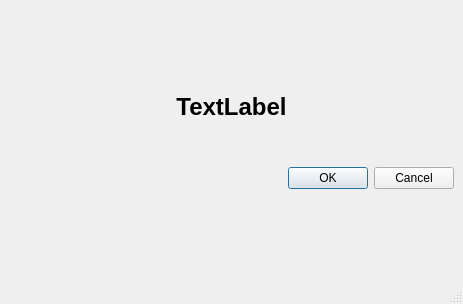
<?xml version="1.0" encoding="UTF-8"?>
<ui version="4.0">
 <class>MainWindow</class>
 <widget class="QMainWindow" name="MainWindow">
  <property name="geometry">
   <rect>
    <x>0</x>
    <y>0</y>
    <width>463</width>
    <height>304</height>
   </rect>
  </property>
  <property name="windowTitle">
   <string>MainWindow</string>
  </property>
  <widget class="QWidget" name="centralwidget">
   <layout class="QVBoxLayout" name="verticalLayout_2">
    <item>
     <spacer name="verticalSpacer_2">
      <property name="orientation">
       <enum>Qt::Vertical</enum>
      </property>
      <property name="sizeHint" stdset="0">
       <size>
        <width>20</width>
        <height>61</height>
       </size>
      </property>
     </spacer>
    </item>
    <item>
     <layout class="QVBoxLayout" name="verticalLayout">
      <item>
       <widget class="QLabel" name="label">
        <property name="font">
         <font>
          <pointsize>18</pointsize>
          <weight>75</weight>
          <bold>true</bold>
         </font>
        </property>
        <property name="text">
         <string>TextLabel</string>
        </property>
        <property name="alignment">
         <set>Qt::AlignCenter</set>
        </property>
       </widget>
      </item>
      <item>
       <spacer name="verticalSpacer">
        <property name="orientation">
         <enum>Qt::Vertical</enum>
        </property>
        <property name="sizeHint" stdset="0">
         <size>
          <width>20</width>
          <height>40</height>
         </size>
        </property>
       </spacer>
      </item>
      <item>
       <widget class="QDialogButtonBox" name="buttonBox">
        <property name="standardButtons">
         <set>QDialogButtonBox::Cancel|QDialogButtonBox::Ok</set>
        </property>
       </widget>
      </item>
     </layout>
    </item>
    <item>
     <spacer name="verticalSpacer_3">
      <property name="orientation">
       <enum>Qt::Vertical</enum>
      </property>
      <property name="sizeHint" stdset="0">
       <size>
        <width>20</width>
        <height>60</height>
       </size>
      </property>
     </spacer>
    </item>
   </layout>
  </widget>
  <widget class="QMenuBar" name="menubar">
   <property name="geometry">
    <rect>
     <x>0</x>
     <y>0</y>
     <width>463</width>
     <height>21</height>
    </rect>
   </property>
  </widget>
  <widget class="QStatusBar" name="statusbar"/>
 </widget>
 <resources/>
 <connections/>
</ui>
